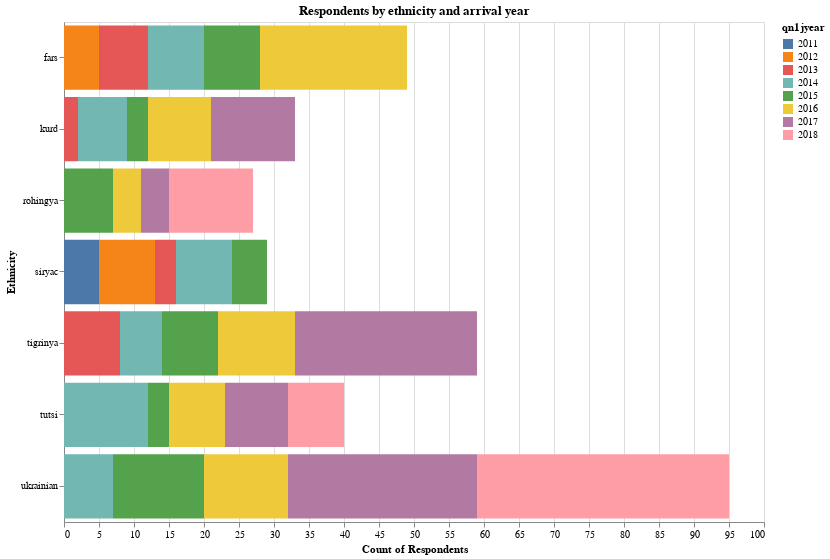

Notebook cell for this chart:
### Markdown cell above
Seeing a few ethnicities with only very monolithic survey years, we were curious if they were just missed in previous surveys, or if there has been an influx from those countries recently. To check this, we filter our data frame down to just the ethnicities of interest, and recreate the chart with year of arrival.

### Code cell
# Filter dataframe to only include ethnicities reporting in 1 survey year
mono_df = df[
    df["qn1i"].isin(
        ["fars", "kurd", "rohingya", "siryac", "tigrinya", "tutsi", "ukrainian"]
    )
]

# Create horizontal bar graph for each ethnicity, broken down by year of arrival
alt.Chart(mono_df).mark_bar().encode(
    x=alt.X("count(*):Q", title="Count of Respondents"),
    y=alt.Y("qn1i:N", title="Ethnicity"),
    color="qn1jyear:N",
).properties(width=700, height=500, title="Respondents by ethnicity and arrival year")

### Figure 1 — Vega-Lite specification as saved in the notebook (floating-point values rounded to 4 significant figures; data arrays with more than 128 entries replaced by an {"elided": "..."} marker saying what was removed)
{"config": {"view": {"continuousWidth": 300, "continuousHeight": 300}}, "data": {"name": "data-56f48286d84ab56efce31aa6c17482a4"}, "mark": {"type": "bar"}, "encoding": {"color": {"field": "qn1jyear", "type": "nominal"}, "x": {"aggregate": "count", "field": "*", "title": "Count of Respondents", "type": "quantitative"}, "y": {"field": "qn1i", "title": "Ethnicity", "type": "nominal"}}, "height": 500, "title": "Respondents by ethnicity and arrival year", "width": 700, "$schema": "https://vega.github.io/schema/vega-lite/v5.16.3.json", "datasets": {"data-56f48286d84ab56efce31aa6c17482a4": {"elided": "332 records"}}}
